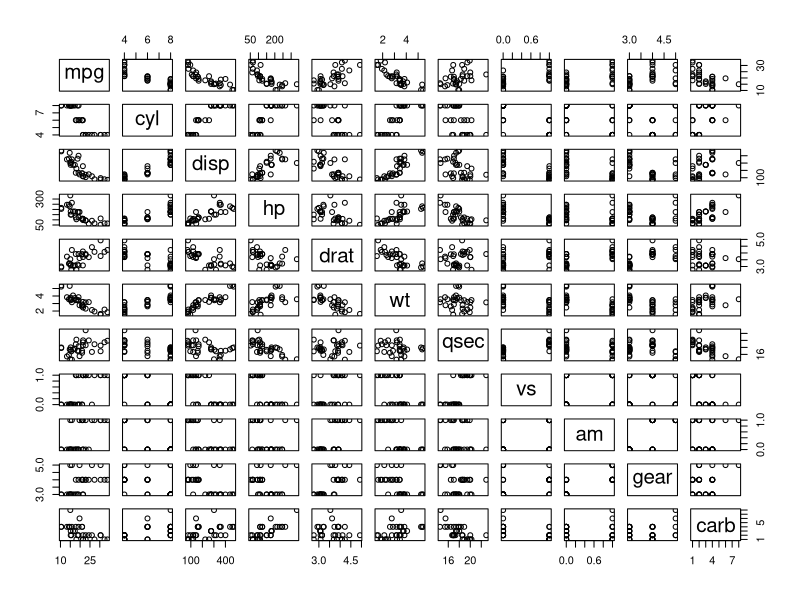
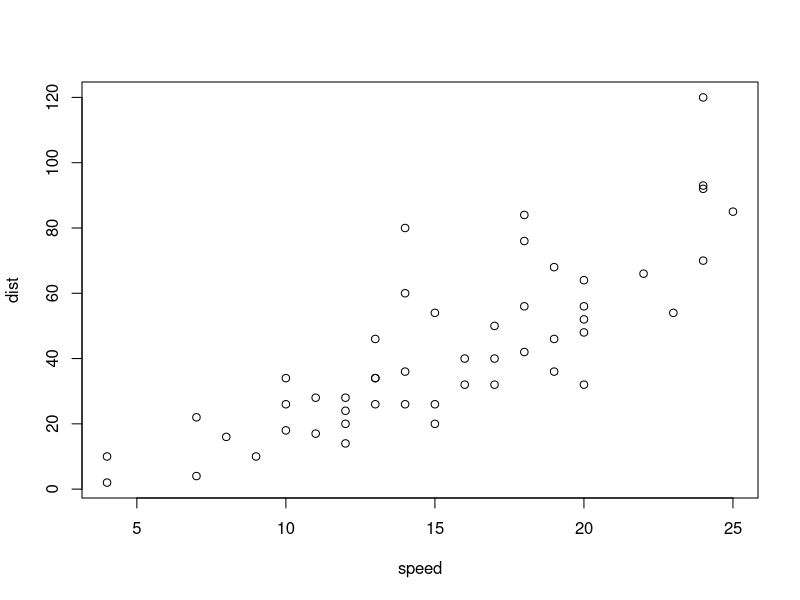
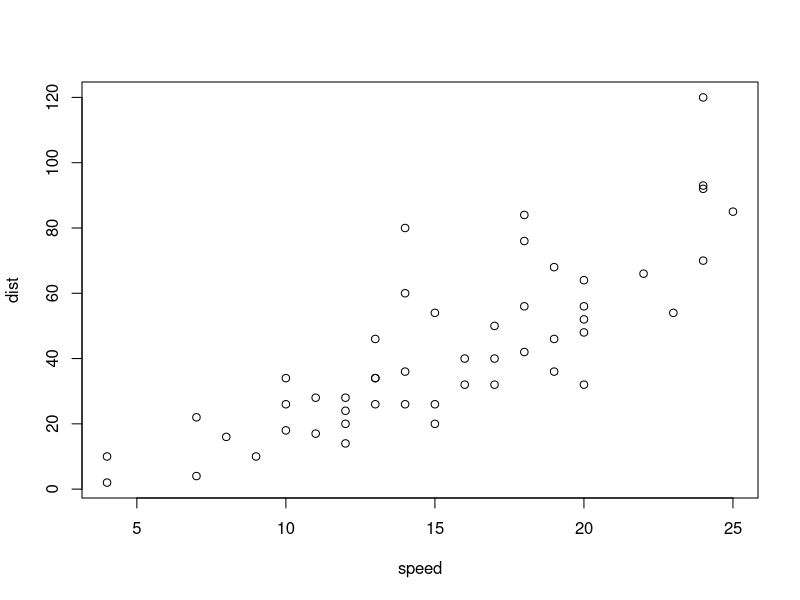
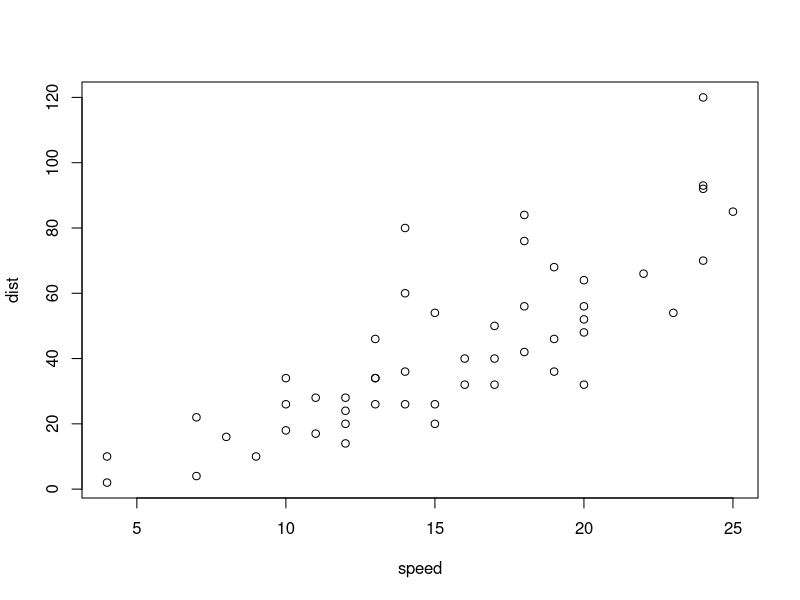
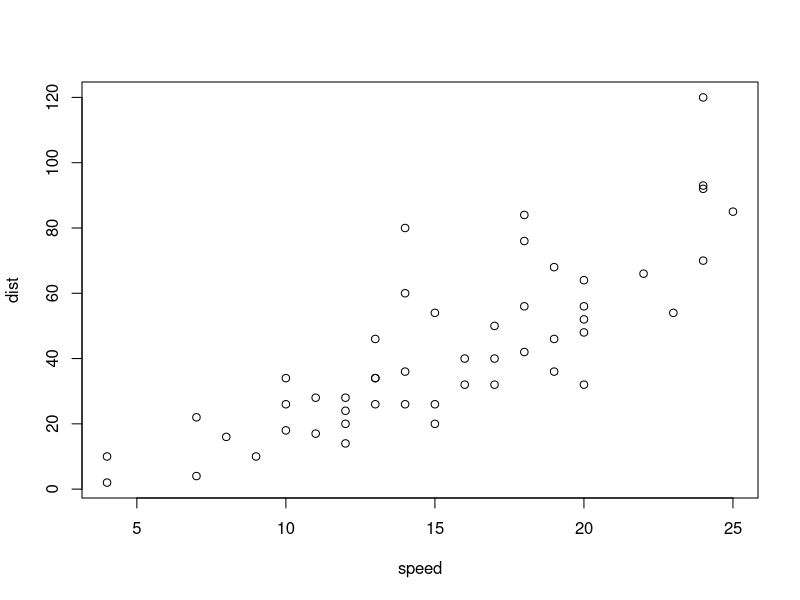
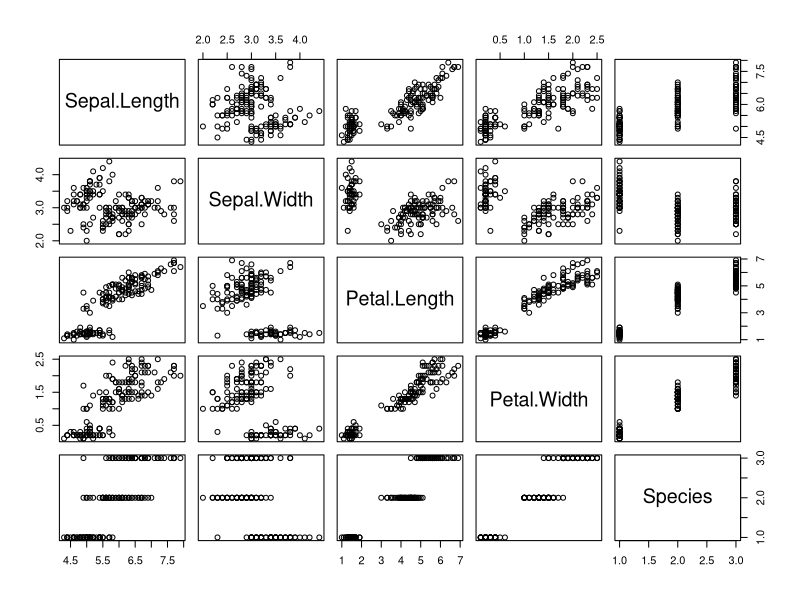
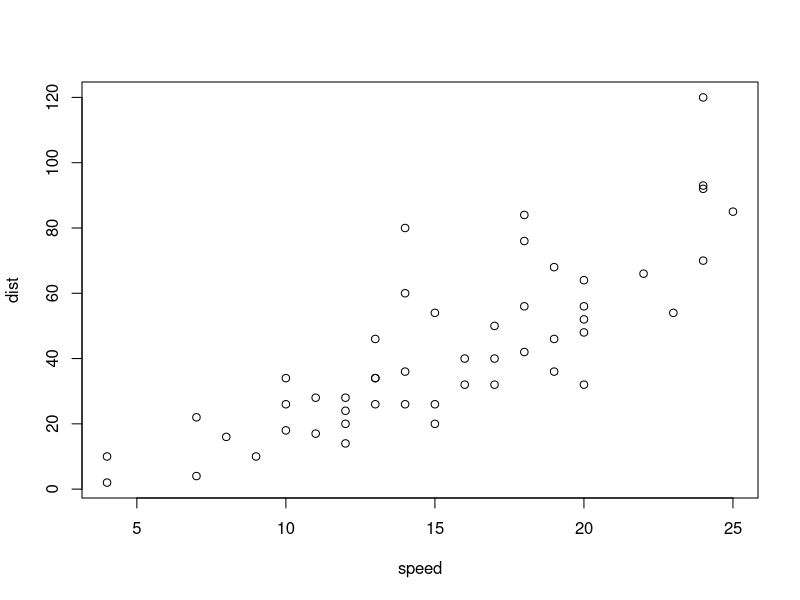
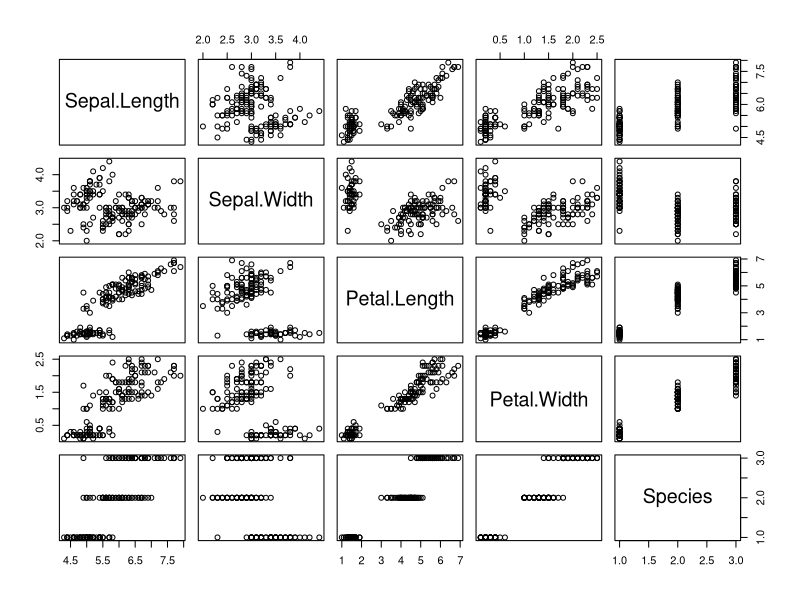

Write the R code that produced these figures, in order.
## ---- chunk 1
#| label: fig-margin
#| fig-cap: "MPG vs horsepower, colored by transmission."
#| column: margin
#| message: false
plot(mtcars)
## ---- chunk 2
#| label: fig-fullwidth
#| fig-cap: "A full width figure."
#| fig-width: 11
#| fig-height: 3
#| column: page-right
#| warning: false
plot(cars)
## ---- chunk 3
#| label: fig-main
#| fig-cap: "A figure in the main column."
plot(cars)
## ---- chunk 4
#| label: fig-main-margin-cap
#| fig-cap: "A figure with a longer caption. The figure appears in the main column, but the caption is placed in the margin. Caption can even contain elements like a citation such as @xie2018."
#| cap-location: margin
plot(cars)
## ---- chunk 5
#| tbl-cap-location: margin
knitr::kable(
  mtcars[1:6, 1:6],
  caption = "A subset of mtcars."
)
## ---- chunk 6
#| label: fig-two-together
#| fig-cap: "Two plots in one figure environment."
#| fig.show: hold
#| warning: false
#| cap-location: margin
plot(cars)
plot(iris)
## ---- chunk 7
#| fig-cap-location: margin
## ---- chunk 8
#| label: fig-margin-together
#| fig-cap: "Two plots in one figure environment in the margin."
#| fig-width: 3.5
#| fig-height: 2
#| fig-show: hold
#| column: margin
#| warning: false
plot(cars)
plot(iris)
## ---- chunk 9
#| echo: false
knitr::kable(head(iris[, c(1, 2, 3, 4)], 15))
## ---- chunk 10
#| label: fig-margin-separate-a
#| fig-cap: Two plots in separate figure environments in the margin (the first plot)
#| fig-width: 3.5
#| fig-height: 2
#| column: margin
#| warning: false
#| echo: false
plot(cars)
plot(iris)
## ---- chunk 11
#| echo: false
knitr::kable(head(iris[, c(1, 2, 3, 4)], 12))
## ---- chunk 12
#| fig-width: 3.5
#| fig-height: 2
#| column: margin
# a boxplot of weight vs transmission; this figure
# will be placed in the margin
plot(cars)
## ---- chunk 13
#| warning: false
# a figure in the main column
p <- plot(cars)
p
## ---- chunk 14
#| fig-width: 11
#| fig-height: 4
#| column: page-right
#| warning: false
# a fullwidth figure
p
